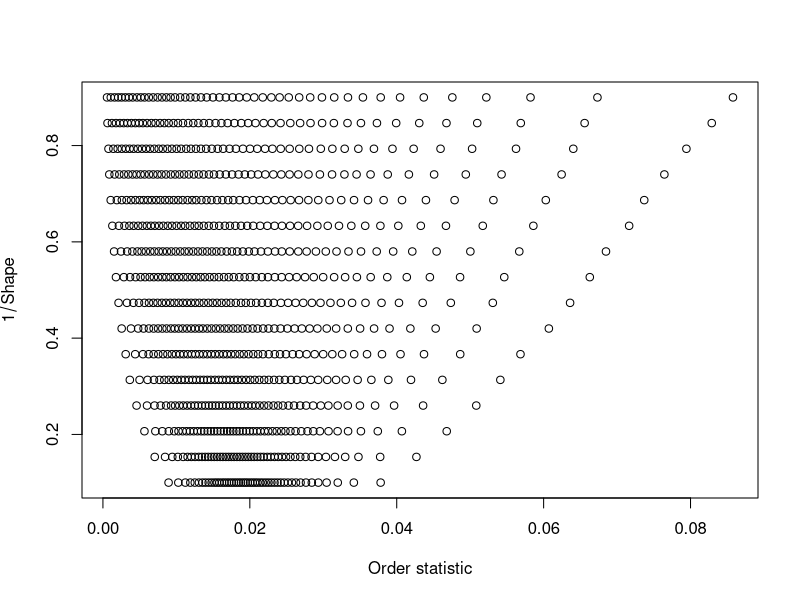

Here is the R script that generated this plot:
# code/dirichlet.R
# ----------------

pdf("plots/dirichlet.pdf", 4, 4)

n <- 49
nreps <- 500
shape <- 1/seq(0.1, 0.9, len=16)
seed <- 0

lambda <- array(NA, c(nreps, length(shape), n))

for (i in seq_along(shape)) {
    set.seed(seed)
    for (r in seq_len(nreps)) {
        y <- rgamma(n, shape = shape[i])
        lambda[r,i,] <- sort(y) / sum(y)
    }
}

lambda.mean <- apply(lambda, c(2,3), mean)


par(mfrow=c(1,1))

plot(range(lambda.mean), range(1/shape), t='n',
     xlab = "Order statistic",
     ylab = expression(1/Shape))
for (i in seq_along(shape)) {
    points(lambda.mean[i,], rep(1/shape[i], n))
}

#plot(range(0, 1), range(shape), t='n',
#     xlab = "Order statistics",
#     ylab = "Dirichlet parameter")
#for (i in seq_along(shape)) {
#    x <- lambda.mean[i,]
#    x <- x - min(x)
#    x <- x / max(x)
#    points(x, rep(shape[i], n))
#}


#plot(range(1 / lambda.mean), range(shape), t='n',
#     xlab = "Inverse Order statistics",
#     ylab = "Dirichlet parameter")
#for (i in seq_along(shape)) {
#    points(1 / lambda.mean[i,], rep(shape[i], n))
#}
#ilambda.mean <- lambda.mean
#for (i in seq_along(shape)) {
#    scale <- max(ilambda.mean[i,])
#    ilambda.mean[i,] <- ilambda.mean[i,] / scale
#}
#plot(range(ilambda.mean), range(shape), t='n',
#     xlab = "Scaled Inverse Order statistics",
#     ylab = "Dirichlet parameter")
#for (i in seq_along(shape)) {
#    points(ilambda.mean[i,], rep(shape[i], n))
#}

dev.off()
